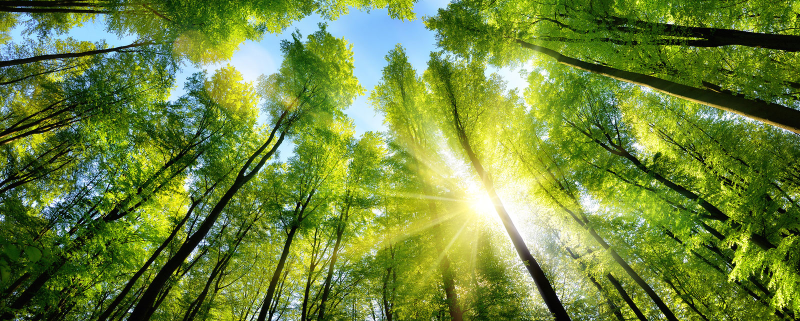
#> input picture pyimage/bigtest.jpg, 1600 x 642 px (shown at 1/2 size)
$ python main.py
#> lines starting #> are read from the running program, lines starting #| are printed output that depends on the picture
# transform an image to 2d array
# currently convert all image to black and white for an easy start
from PIL import Image
from numpy import*


def image2array(x):
#> called with x = 'bigtest.jpg'
    temp=asarray(Image.open(x))
#> temp is the input picture: shape (642, 1600, 3); mean R, G, B 111.4, 135, 60.2
    print(temp)
#> (printed output is left out)
    x=temp.shape[0]
#> x = 642
    y=temp.shape[1]*temp.shape[2]
#> y = 4800

    temp.resize((x,y)) # a 2D array
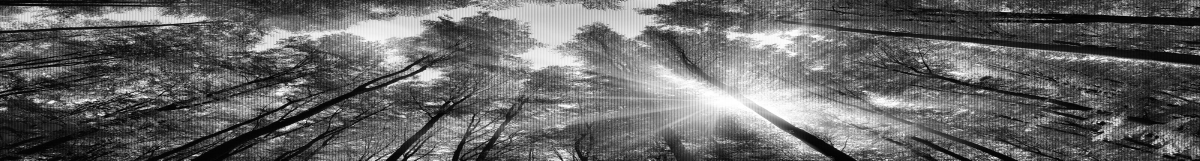
#> temp: shape (642, 4800) (shown at 1/4 size); min 0, max 255, mean 102.2

    return temp

def array2image(x):
    img = Image.new('1', (64, 64))
#> img: PIL image 64x64 1; every value is 0
    #img.putdata(x)
    img.save('out.jpg')
    img.show()


a = image2array('bigtest.jpg')
array2image(a)
print(size(a)/size(a[5])) # this is the height of the image, for bigtest is 642.0
#| 642.0
print(size(a[5])) # this is the width of the image, for bigtest is 4800
#| 4800
print(size(a[1]))
#| 4800

$ run again, with pyimage/left_calib.jpg copied over pyimage/bigtest.jpg
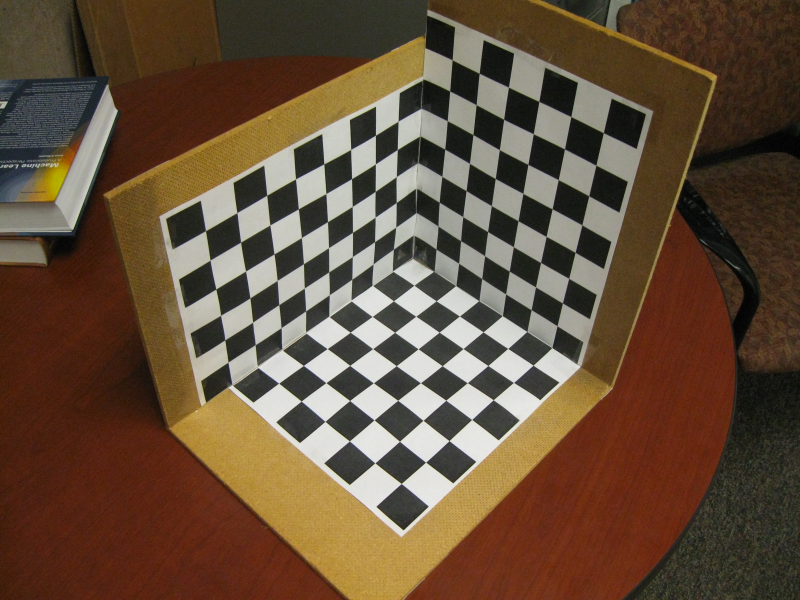
#> input picture pyimage/left_calib.jpg, 1600 x 1200 px (shown at 1/2 size)
#> in image2array, temp is the input picture: shape (1200, 1600, 3); mean R, G, B 100.1, 78.6, 58.4
#> (printed output is left out)
#> in image2array, `temp.resize((x,y))`:
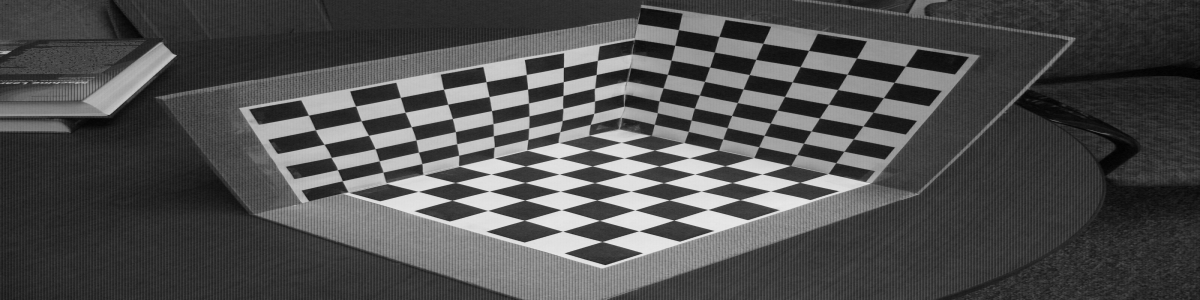
#> temp: shape (1200, 4800) (shown at 1/4 size); min 0, max 251, mean 79
#> img: PIL image 64x64 1; every value is 0
#| 1200.0
#| 4800
#| 4800

$ run again, with pyimage/right_calib.jpg copied over pyimage/bigtest.jpg
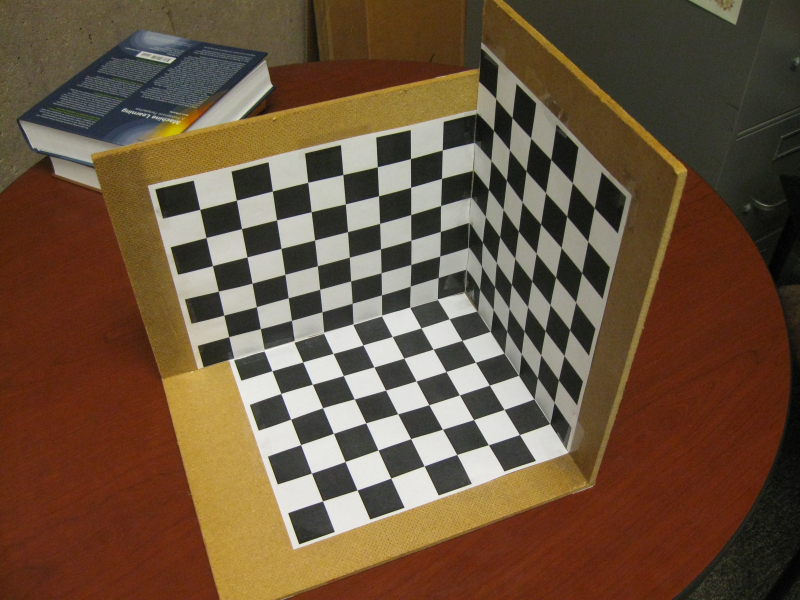
#> input picture pyimage/right_calib.jpg, 1600 x 1200 px (shown at 1/2 size)
#> in image2array, temp is the input picture: shape (1200, 1600, 3); mean R, G, B 105.3, 82.6, 60.6
#> (printed output is left out)
#> in image2array, `temp.resize((x,y))`:
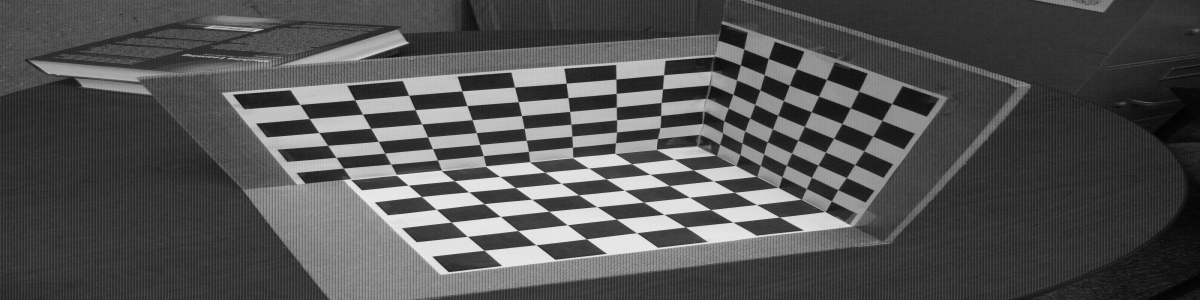
#> temp: shape (1200, 4800) (shown at 1/4 size); min 0, max 255, mean 82.8
#> img: PIL image 64x64 1; every value is 0
#| 1200.0
#| 4800
#| 4800
